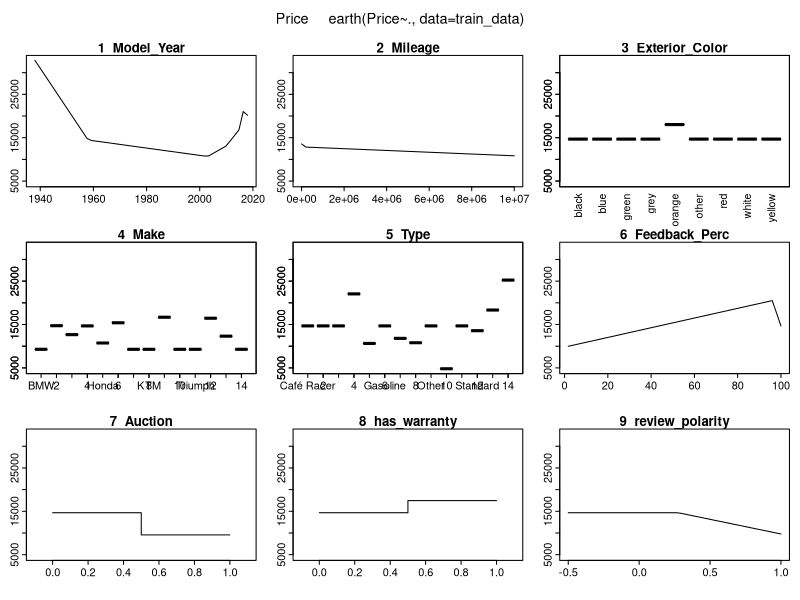

Write the R code that produced this figure. (Note: this script raises an error after producing the figure.)
## ---- chunk 1
library(earth)
## ---- chunk 2
setwd("C:/Users/Wyatt/Documents/Year 3 - Autumn/MS&E 226/Project/Data/")
train_data <- read.csv(file = "final_train_data.csv")
validation_data <- read.csv(file = "final_validation_data.csv")
train_data[1] <- NULL
validation_data[1] <- NULL
dependent_variable_train <- train_data[,1]
dependent_variable_validate <- validation_data[,1]
independent_variable_train <- train_data[,-1]
independent_variable_validate <- validation_data[,-1]
## ---- chunk 3
earth.mod.vi <- earth(Price ~ ., data = train_data, degree = 2)
vi <- evimp(earth.mod.vi, trim=FALSE)
print(vi)
## ---- chunk 4
earth.mod <- earth(Price ~ ., data = train_data)
plotmo(earth.mod)
summary(earth.mod, digits = 2, style = "pmax")
## ---- chunk 5
price.pred.train <- predict(earth.mod, newdata = independent_variable_train)
price_error.train <- (dependent_variable_train - price.pred.train)
price_error_df.train <- data.frame(price_error.train)
## ---- chunk 6
rmse <- function(error) {
  sqrt(mean(error^2))
}
RMSE.train <- rmse(price_error.train)
print(RMSE.train)
## ---- chunk 7
ggplot(price_error_df.train, aes(x = price_error.train)) + geom_histogram() + geom_vline(aes(xintercept = mean(price_error.train)), color = "red", linetype = "dashed", size = 1)
## ---- chunk 8
price.pred <- predict(earth.mod, newdata = independent_variable_validate)
price_error <- (dependent_variable_validate - price.pred)
price_error_df <- data.frame(price_error)
## ---- chunk 9
rmse <- function(error) {
  sqrt(mean(error^2))
}
RMSE <- rmse(price_error)
print(RMSE)
## ---- chunk 10
ggplot(price_error_df, aes(x = price_error)) + geom_histogram() + geom_vline(aes(xintercept = mean(price_error)), color = "red", linetype = "dashed", size = 1)
